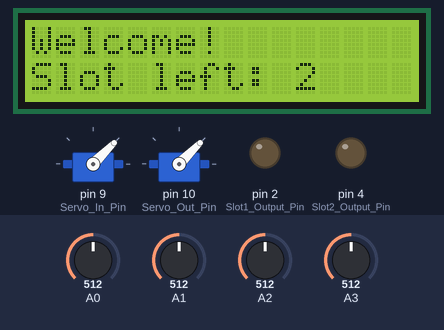
Bench run of a sketch on a simulated Arduino Uno, built with avr-gcc and run on an emulated ATmega328P. On the bench: 2 × servo, 16×2 character LCD, output pins drawn as LEDs (lit = HIGH). Inputs (shaded band) come from the test bench; at power-on: A2 = 512, A3 = 512, A0 = 512, A1 = 512. What the sketch prints to the serial monitor is not drawn.

Above: at 1.3 s.
1.4 s: A2 set to 110
2.9 s: A2 set to 93
At 3.6 s:
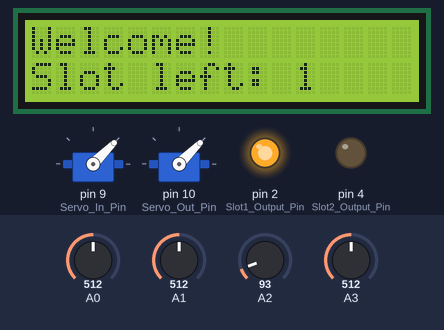
4.4 s: A3 set to 107
5.9 s: A3 set to 91
At 7.1 s:
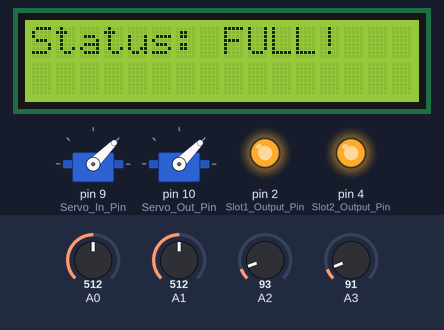
7.4 s: A0 set to 90
At 8.8 s:
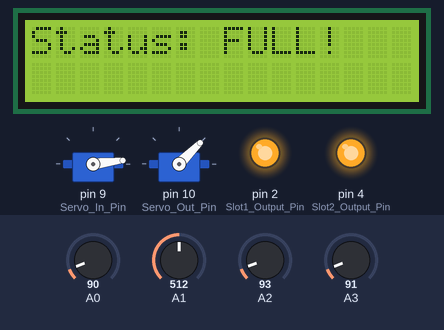
9.1 s: A1 set to 992
At 9.8 s:
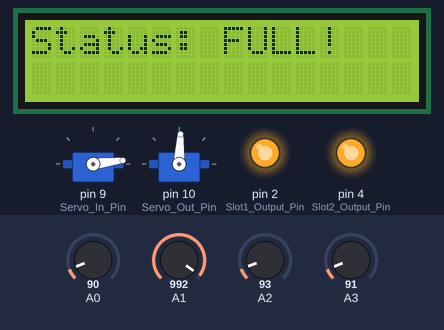
Timing chart, 0 to 11.8 s (numbered marks = the images above; inputs shaded):
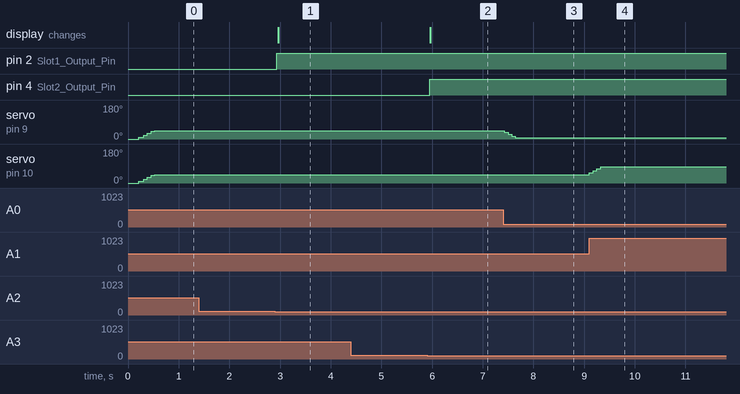

Measured:
- the behaviour switches between 100 and 99 on A2 (found by bisection; images 0 and 1)
- the behaviour switches between 100 and 99 on A3 (found by bisection; images 1 and 2)
- after the input at 1.4 s, every drawn part: stays the same
- after the input at 2.9 s, pin 2 (Slot1_Output_Pin): LOW → HIGH at once; the display: changes after 0.06 s (image 1)
- after the input at 4.4 s, every drawn part: stays the same
- after the input at 5.9 s, pin 4 (Slot2_Output_Pin): LOW → HIGH after 0.05 s; the display: changes after 0.07 s (image 2)
- after the input at 7.4 s, servo on pin 9 (Servo_In_Pin): 45° → 35° at once, → 25° 0.07 s later, → 15° 0.07 s later, → 7° 0.07 s later
- after the input at 9.1 s, servo on pin 10 (Servo_Out_Pin): moves from 45° to 87° over 0.29 s, starting at once

The sketch:

arduinoCodeCompleted_copy_20250418105038.ino
```cpp
#include <Servo.h>              // Library for controlling servo motors
#include <Wire.h>               // Library for I2C communication
#include <LiquidCrystal_I2C.h>  // Library for I2C LCD display

#define IR_THRESHOLD 100        // Threshold value for IR sensors to detect objects (0-1023)

// Define analog pins for IR sensors
const int IR_Sensor_In = A0;    // IR sensor for entrance detection
const int IR_Sensor_Out = A1;   // IR sensor for exit detection
const int IR_Sensor_Slot1 = A2; // IR sensor for parking slot 1
const int IR_Sensor_Slot2 = A3; // IR sensor for parking slot 2

// Define digital pins for slot sensor output signals
const int Slot1_Output_Pin = 2; // Output pin for slot 1 status
const int Slot2_Output_Pin = 4; // Output pin for slot 2 status

// Define servo pins
const int Servo_In_Pin = 9;     // Servo motor for entrance gate
const int Servo_Out_Pin = 10;   // Servo motor for exit gate

// Initialize servo objects
Servo servoIn;                  // Servo object for entrance gate
Servo servoOut;                 // Servo object for exit gate

// Global variables for sensor and servo states
int sensorInValue = 0;          // Value from entrance IR sensor
int sensorOutValue = 0;         // Value from exit IR sensor
int servoInPosition = 0;        // Current position of entrance servo (0-90 degrees)
int servoOutPosition = 0;       // Current position of exit servo (0-90 degrees)

// Initialize LCD object (I2C address 0x27, 16x2 display)
LiquidCrystal_I2C lcd(0x27, 16, 2);

// Function to read averaged sensor value to reduce noise
// Reads the specified analog pin 5 times and returns the average
int readAveragedSensor(int pin) {
  int total = 0;
  for (int i = 0; i < 5; i++) {
    total += analogRead(pin);   // Read analog value
    delay(1);                   // Short delay between reads for stability
  }
  return total / 5;             // Return average value
}

void setup() {
  // Attach servos to their respective pins with pulse width range (500-2500µs)
  servoIn.attach(Servo_In_Pin, 500, 2500);
  servoOut.attach(Servo_Out_Pin, 500, 2500);

  // Set initial servo positions (0 degrees)
  servoIn.write(servoInPosition);
  servoOut.write(servoOutPosition);

  // Configure slot output pins as OUTPUT
  pinMode(Slot1_Output_Pin, OUTPUT);
  pinMode(Slot2_Output_Pin, OUTPUT);

  // Initialize output pins to LOW (no signal)
  digitalWrite(Slot1_Output_Pin, LOW);
  digitalWrite(Slot2_Output_Pin, LOW);

  // Initialize LCD
  lcd.init();                   // Initialize I2C communication
  lcd.backlight();              // Turn on LCD backlight
  lcd.clear();                  // Clear the display
  lcd.setCursor(0, 0);          // Set cursor to first row
  lcd.print("Welcome!");        // Display welcome message
  lcd.setCursor(0, 1);          // Set cursor to second row
  lcd.print("Slot left: 2");    // Display initial slot count (assuming 2 slots)

  // Initialize serial communication for debugging
  Serial.begin(115200);
  while (!Serial) {}            // Wait for serial connection (if needed)
  delay(100);                   // Short delay for system stabilization
}

void loop() {
  // Read averaged values from IR sensors
  int slot1Value = readAveragedSensor(IR_Sensor_Slot1); // Slot 1 sensor value
  int slot2Value = readAveragedSensor(IR_Sensor_Slot2); // Slot 2 sensor value
  sensorInValue = readAveragedSensor(IR_Sensor_In);     // Entrance sensor value
  sensorOutValue = readAveragedSensor(IR_Sensor_Out);   // Exit sensor value

  // Map sensor values (0-1023) to servo angles (0-90 degrees)
  int targetPosIn = map(sensorInValue, 0, 1023, 0, 90);
  int targetPosOut = map(sensorOutValue, 0, 1023, 0, 90);
  // Constrain servo angles to valid range (0-90 degrees)
  targetPosIn = constrain(targetPosIn, 0, 90);
  targetPosOut = constrain(targetPosOut, 0, 90);

  // Smoothly adjust servo positions in steps of 10 degrees
  if (servoInPosition < targetPosIn) {
    servoInPosition = min(servoInPosition + 10, targetPosIn); // Move up, avoid overshoot
  } else if (servoInPosition > targetPosIn) {
    servoInPosition = max(servoInPosition - 10, targetPosIn); // Move down, avoid undershoot
  }
  if (servoOutPosition < targetPosOut) {
    servoOutPosition = min(servoOutPosition + 10, targetPosOut); // Move up, avoid overshoot
  } else if (servoOutPosition > targetPosOut) {
    servoOutPosition = max(servoOutPosition - 10, targetPosOut); // Move down, avoid undershoot
  }

  // Update servo positions
  servoIn.write(servoInPosition);
  servoOut.write(servoOutPosition);

  // Process slot status and update output pins
  int slotsLeft = 0; // Count of available parking slots
  if (slot1Value >= IR_THRESHOLD) {
    digitalWrite(Slot1_Output_Pin, LOW); // Slot 1 is empty
    slotsLeft++;
  } else {
    digitalWrite(Slot1_Output_Pin, HIGH); // Slot 1 is occupied
  }
  if (slot2Value >= IR_THRESHOLD) {
    digitalWrite(Slot2_Output_Pin, LOW); // Slot 2 is empty
    slotsLeft++;
  } else {
    digitalWrite(Slot2_Output_Pin, HIGH); // Slot 2 is occupied
  }

  // Print slot states for debugging
  Serial.print("Slot1 state: ");
  Serial.println(slot1Value < IR_THRESHOLD ? "Occupied" : "Empty");
  Serial.print("Slot2 state: ");
  Serial.println(slot2Value < IR_THRESHOLD ? "Occupied" : "Empty");

  // Update LCD display based on slot status
  static int lastSlotDisplay = -1; // Last displayed slot count
  static bool isFullDisplayed = false; // Flag to track if "FULL" is displayed
  if (slotsLeft == 0 && !isFullDisplayed) {
    lcd.clear();                // Clear LCD
    lcd.print("Status: FULL!  "); // Display full status
    isFullDisplayed = true;     // Set flag to avoid redundant updates
  } else if (slotsLeft > 0 && (lastSlotDisplay != slotsLeft || isFullDisplayed)) {
    lcd.clear();                // Clear LCD
    lcd.setCursor(0, 0);        // Set cursor to first row
    lcd.print("Welcome!");      // Display welcome message
    lcd.setCursor(0, 1);        // Set cursor to second row
    lcd.print("Slot left: ");   // Display available slots
    lcd.print(slotsLeft);
    lcd.print("   ");           // Clear remaining characters
    lastSlotDisplay = slotsLeft; // Update last displayed count
    isFullDisplayed = false;    // Reset full display flag
  }

  // Short delay to prevent system overload and reduce noise
  delay(50);
}
```
